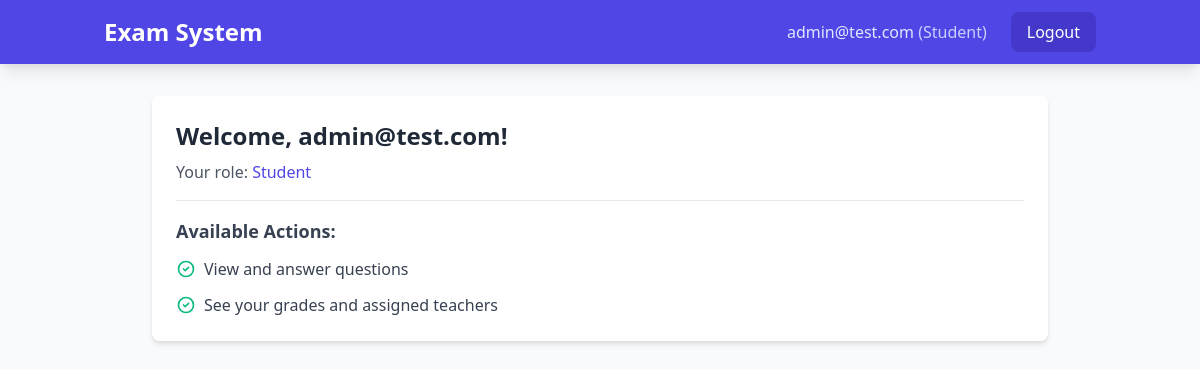
Before: /otosapp/ (signed in) with the older database file.
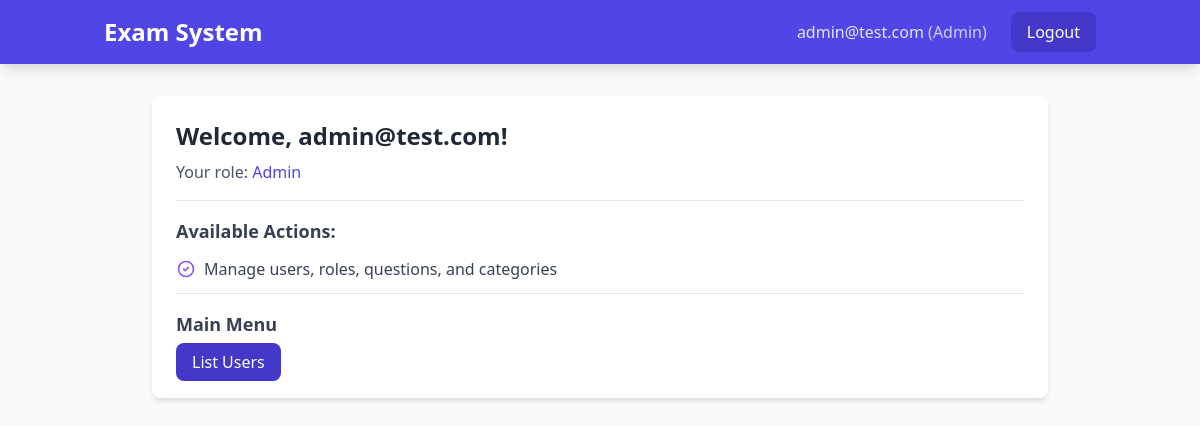
After: the same page with the newer database file.
### otosapp/models.py (models this page shows, shortened)
class User(AbstractUser):
    email = models.EmailField(unique=True)
    USERNAME_FIELD = 'email'
    REQUIRED_FIELDS = ['username']
    role = models.ForeignKey('Role', on_delete=models.SET_NULL, null=True)
    groups = models.ManyToManyField(
        Group,
        related_name="custom_user_set",  # Add a custom related name here
        blank=True,
        help_text="The groups this user belongs to.",
        verbose_name="groups"
    )
    user_permissions = models.ManyToManyField(
        Permission,
        related_name="custom_user_permissions",  # Add a custom related name here
        blank=True,
        help_text="Specific permissions for this user.",
        verbose_name="user permissions"
    )

class Role(models.Model):
    role_name = models.CharField(max_length=200, unique=True)

### otosapp/templates/home.html (shortened to what this page needs)
{% extends 'base.html' %}
{% block content %}
<div class="max-w-4xl mx-auto">
    {% if user.is_authenticated %}
        <div class="bg-white rounded-lg shadow-md p-6 mb-6">
            <h2 class="text-2xl font-bold text-gray-800 mb-2">Welcome, {{ user.get_full_name|default:user.email }}!</h2>
            <p class="text-gray-600 mb-4">Your role: <span class="font-medium text-indigo-600">{{ user.role.role_name }}</span></p>
            <div class="border-t border-gray-200 pt-4">
                <h3 class="text-lg font-semibold text-gray-700 mb-3">Available Actions:</h3>
                <ul class="space-y-3">
                    {% if user.role.role_name == 'Student' %}
                        <li class="flex items-center text-gray-700">
                            <svg class="w-5 h-5 text-green-500 mr-2" fill="none" stroke="currentColor" viewBox="0 0 24 24">
                                <path stroke-linecap="round" stroke-linejoin="round" stroke-width="2" d="M9 12l2 2 4-4m6 2a9 9 0 11-18 0 9 9 0 0118 0z"/>
                            </svg>
                            View and answer questions
                        </li>
                        <li class="flex items-center text-gray-700">
                            <svg class="w-5 h-5 text-green-500 mr-2" fill="none" stroke="currentColor" viewBox="0 0 24 24">
                                <path stroke-linecap="round" stroke-linejoin="round" stroke-width="2" d="M9 12l2 2 4-4m6 2a9 9 0 11-18 0 9 9 0 0118 0z"/>
                            </svg>
                            See your grades and assigned teachers
                        </li>
                    {% elif user.role.role_name == 'Admin' %}
                        <li class="flex items-center text-gray-700">
                            <svg class="w-5 h-5 text-purple-500 mr-2" fill="none" stroke="currentColor" viewBox="0 0 24 24">
                                <path stroke-linecap="round" stroke-linejoin="round" stroke-width="2" d="M9 12l2 2 4-4m6 2a9 9 0 11-18 0 9 9 0 0118 0z"/>
                            </svg>
                            Manage users, roles, questions, and categories
                        </li>
                        <div class="border-t border-gray-200 pt-4">
                          <h3 class="text-lg font-semibold text-gray-700 mb-3">Main Menu</h3>
                          <ul class="space-y-3">
                            <a href="{% url 'user_list' %}" class="px-4 py-2 bg-indigo-700 text-white rounded-lg hover:bg-indigo-800 transition">
                              List Users
                            </a>
                          </ul>
                      </div>
                    {% endif %}
                </ul>
            </div>
        </div>
    {% endif %}
</div>
{% endblock %}

### otosapp/templates/base.html (shortened to what this page needs)
<!DOCTYPE html>
<html lang="en">
<head>
    <link href="https://cdn.jsdelivr.net/npm/tailwindcss@2.2.19/dist/tailwind.min.css" rel="stylesheet">
</head>
<body class="bg-gray-50 min-h-screen">
    <nav class="bg-indigo-600 shadow-lg">
        <div class="container mx-auto px-4 py-3">
            <div class="flex justify-between items-center">
                <a href="{% url 'home' %}" class="text-2xl font-bold text-white hover:text-indigo-100 transition">
                    Exam System
                </a>
                {% if user.is_authenticated %}
                    <div class="flex items-center space-x-6">
                        <span class="text-indigo-100">
                            <span class="font-medium">{{ user.email }}</span>
                            <span class="text-indigo-200">({{ user.role.role_name }})</span>
                        </span>
                        <form action="{% url 'logout' %}" method="post" class="inline">
                            <button type="submit" class="px-4 py-2 bg-indigo-700 text-white rounded-lg hover:bg-indigo-800 transition">
                                Logout
                            </button>
                        </form>
                    </div>
                {% endif %}
            </div>
        </div>
    </nav>
    <main class="container mx-auto px-4 py-8">
        {% block content %}{% endblock %}
    </main>
</body>
</html>

Changed rows visible on the page:
changed User "admin@test.com": role.role_name "Student" → "Admin"; role_id 1 → 3 (drawn)
Other visible differences:
text no longer shown: "View and answer questions See your grades and assigned teachers"
text now shown: "Manage users, roles, questions, and categories Main Menu List Users"
